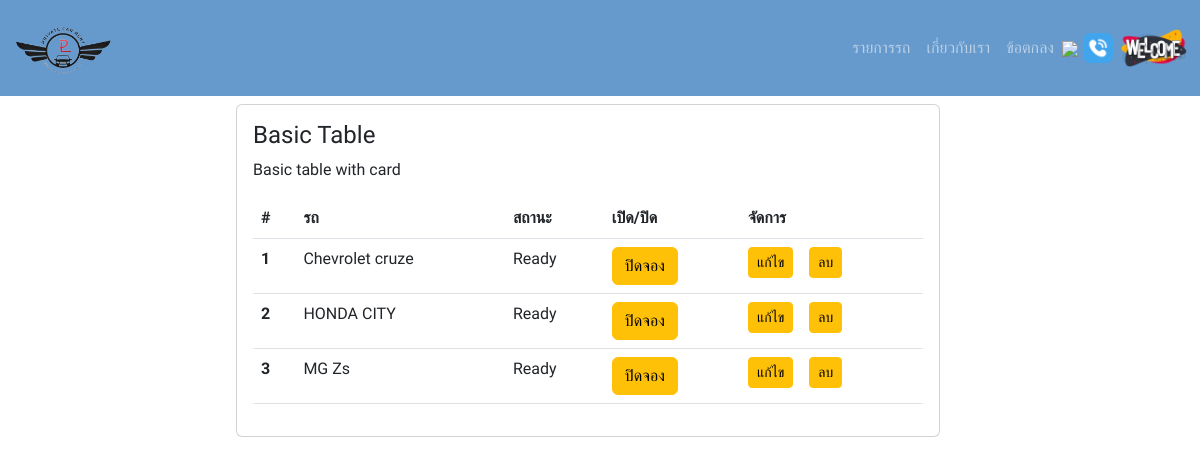
Page /car_check3.php on the committed database.
### tables this page shows
CREATE TABLE `images` (
  `id` int(11) NOT NULL,
  `car_id` int(11) DEFAULT NULL,
  `image_name` varchar(255) DEFAULT NULL,
  `image_path` varchar(255) DEFAULT NULL
);

CREATE TABLE `cars` (
  `car_id` int(11) NOT NULL,
  `car_brand` varchar(50) NOT NULL,
  `car_model` varchar(50) NOT NULL,
  `car_description` varchar(255) DEFAULT NULL,
  `engine_size` varchar(20) DEFAULT NULL,
  `manufacturing_year` int(11) DEFAULT NULL,
  `fuel_type` varchar(50) DEFAULT NULL,
  `color` varchar(50) DEFAULT NULL,
  `door_count` int(11) DEFAULT NULL,
  `seating_capacity` int(11) DEFAULT NULL,
  `transmission` varchar(50) DEFAULT NULL,
  `price` int(10) NOT NULL,
  `car_type` varchar(200) NOT NULL,
  `status_car` varchar(10) NOT NULL
);

### car_check3.php (the view, shortened to what this page needs)
<!DOCTYPE html>
<html lang="en">
<head>
  <link rel="stylesheet" href="https://cdn.jsdelivr.net/npm/bootstrap@5.2.0/dist/css/bootstrap.min.css">
  <link href="https://cdn.jsdelivr.net/npm/bootstrap@5.2.3/dist/css/bootstrap.min.css" rel="stylesheet">
  <link rel="stylesheet" href="style.css">
</head>
<body>
  <?php include 'navbar.php'; ?>
  <div class="container py-2">
    <div class="tab-content" id="myTabContent">
    <div class="page-content page-container" id="page-content">
      <div class="padding">
        <div class="row container d-flex justify-content-center">
          <div class="col-lg-8 grid-margin stretch-card">
            <div class="card">
              <div class="card-body">
                <h4 class="card-title">Basic Table</h4>
                <p class="card-description">
                  Basic table with card
                </p>
                <div class="table-responsive">
                  <table class="table">
                    <thead>
                      <tr>
                        <th scope="col">#</th>
                        <th scope="col">รถ</th>
                        <th scope="col">สถานะ</th>
                        <th scope="col">เปิด/ปิด</th>
                        <th scope="col">จัดการ</th>
                      </tr>
                    </thead>
                    <tbody>
            <?php
            require_once "database.php";
            $sql = "SELECT cars.*, images.image_name
            FROM cars
            JOIN images ON cars.car_id = images.car_id
            ORDER BY cars.car_id DESC
            ";
            $result = mysqli_query($conn, $sql);
            if (mysqli_num_rows($result) > 0) {
              $i = 1;
              while ($row = mysqli_fetch_assoc($result)) {
                $car_brand = $row['car_brand'];
                $car_model = $row['car_model'];
                $status_car = $row['status_car'];
                echo '<tr>';
                echo '<th scope="row">' . $i++ . '</th>';
                echo '<td>' . $car_brand . ' ' . $car_model . '</td>';
                echo '<td>' . $status_car .  '</td>';
                echo '<td>
                            <form method="POST" action="">
                                <input type="hidden" name="car_id" value="' . $row['car_id'] . '">
                                <input type="hidden" name="status_car" value="' . $row['status_car'] . '">';
                if ($status_car == 'Ready') {
                  echo '<button type="submit" class="btn btn-warning" name="complete_status">ปิดจอง</button>';
                } else {
                  echo '<button type="submit" class="btn btn-outline-warning" name="complete_status">เปิดจอง</button>';
                }
                echo '</form>
                        </td>';
                echo '<td>
                <div class="d-grid gap-2 d-md-flex">
                        <a class="btn btn-sm btn-warning me-md-2" href="car_update.php?car_id=' . $row['car_id'] . '">แก้ไข</a>
                        <form action="" method="POST">
                          <input type="hidden" name="car_id" value="' . $row['car_id'] . '">
                          <button class="btn btn-sm btn-warning" type="submit" name="delete_car" value="Submit">ลบ</button>
                        </form>
                        </div>
                      </td>';
                echo '</tr>';
              }
            } else {
              echo '<tr><td colspan="5">No data found.</td></tr>';
            }
            ?>
          </tbody>
                  </table>
                </div>
              </div>
            </div>
          </div>
        </div>
      </div>
    </div>
  </div>
</body>
</html>

### style.css (style rules this page uses)
body { font-family: 'Sarabun', sans-serif; }

### rows in the picture
images: car.car_brand "Chevrolet", car.car_model "cruze", car.status_car "Ready"
images: car.car_brand "HONDA", car.car_model "CITY", car.status_car "Ready"
images: car.car_brand "MG", car.car_model "Zs", car.status_car "Ready"
